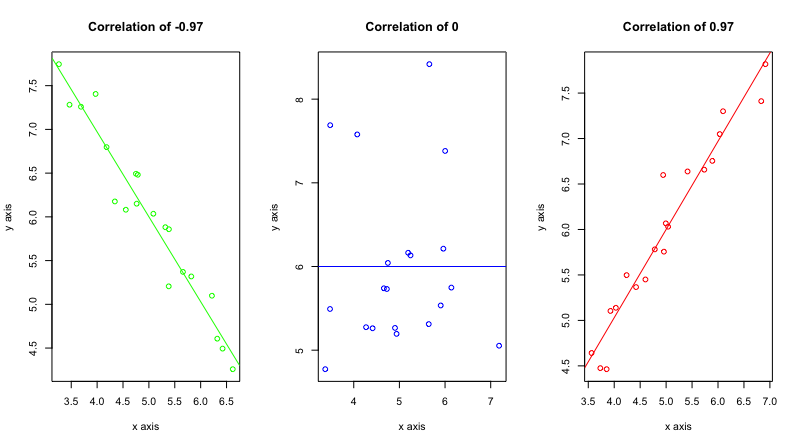

Recreate this plot in R.
library(MASS)

X<-mvrnorm(20,mu=c(5,6),Sigma=matrix(c(1,0.97,0.97,1),ncol=2),empirical=TRUE)
cor(X)
plot(X[,1], X[,2])

Y<-mvrnorm(20,mu=c(5,6),Sigma=matrix(c(1,-0.97,-0.97,1),ncol=2),empirical=TRUE)
cor(Y)
plot(Y[,1], Y[,2])

Z<-mvrnorm(20,mu=c(5,6),Sigma=matrix(c(1,0,0,1),ncol=2),empirical=TRUE)
cor(Z)
plot(Z[,1], Z[,2])


png("./viz_out/correlation.png", units="in", width=8.9, height=5, res=300)
par(mfrow=c(1,3))
plot(Y[,1], Y[,2], main = "Correlation of -0.97", col = "green", xlab = "x axis", ylab = "y axis")
abline(lm(Y[,2] ~ Y[,1]), col = "green")
plot(Z[,1], Z[,2], main = "Correlation of 0", col = "blue", xlab = "x axis", ylab = "y axis")
abline(lm(Z[,2] ~ Z[,1]), col = "blue")
plot(X[,1], X[,2], main = "Correlation of 0.97", col = "red", xlab = "x axis", ylab = "y axis")
abline(lm(X[,2] ~ X[,1]), col = "red")
dev.off()